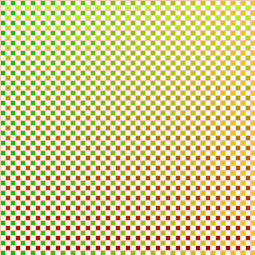
Frame 1 (no input)
Frame 60 (the mouse pressed at the canvas centre just before this capture): identical to frame 1, image omitted
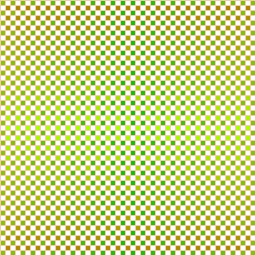
Frame 120 (the mouse held since frame 60 and released just before this capture)

The Processing sketch that drew these frames (run headless with seeded random() and noise(); from frame 60 on, the mouse is pressed at the canvas centre):

// Processing sketch: processing_8665
// ── processing_8665.pde

void setup(){
  size(255,255);

}

void draw(){
  background(255);
 
for(int a=0;a<width;a+=10){
    
    for(int b=0; b<height; b+=10){
      
      noStroke();
      float distance = abs(mouseX-a);
      
      fill (distance, 200, 0);
      rect(a, b, 5, 5);
  }
}
    
for(int a=5;a<width;a+=10){
    
    for(int b=5; b<height; b+=10){
      
      noStroke();
      float distance = abs(mouseY-b);
      
      fill (175, 255-distance, 0);
      rect(a, b, 5, 5);

    }    
    
 }
 
  stroke(245,200,178);
  for (int i = 0; i<width; i+=5){
   line(i,0, i, height);
 }
 for (int j = 0; j<height; j+=5){
   line(0, j, width, j);
 }
 

}
